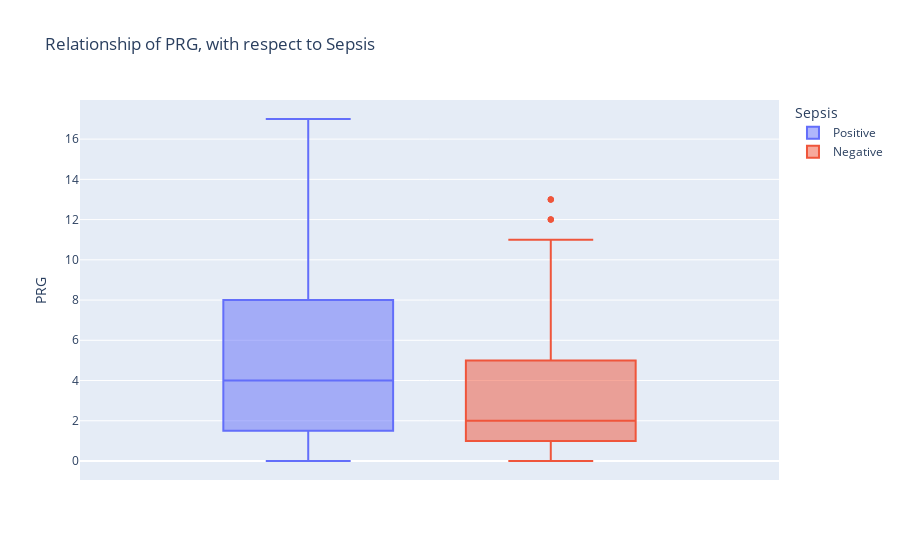
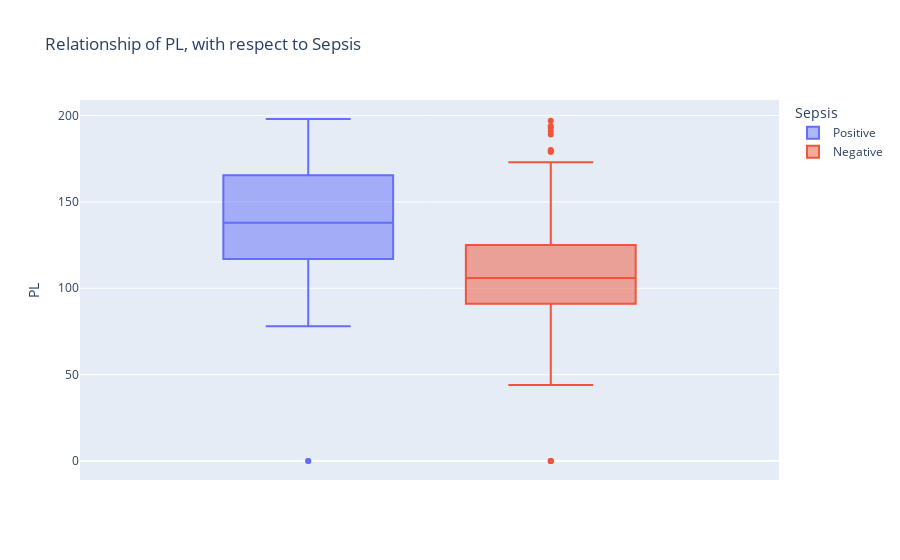
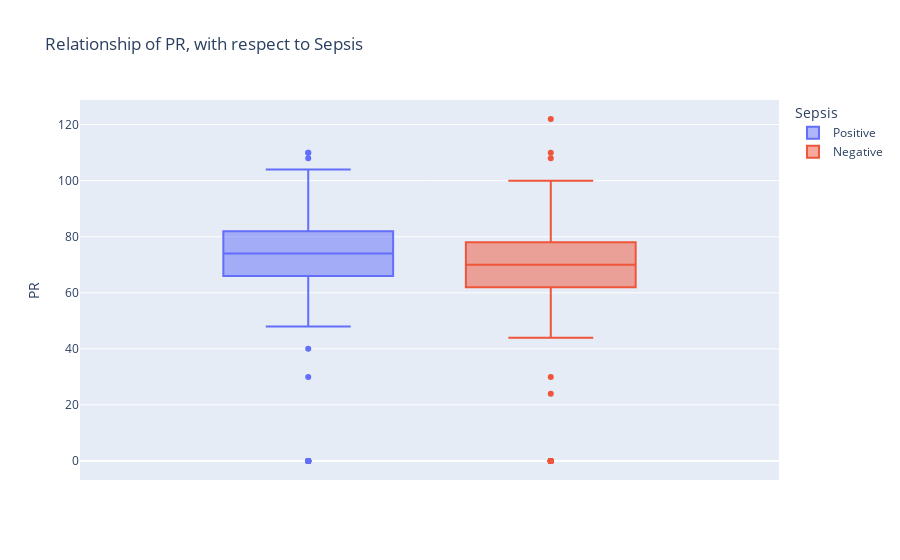
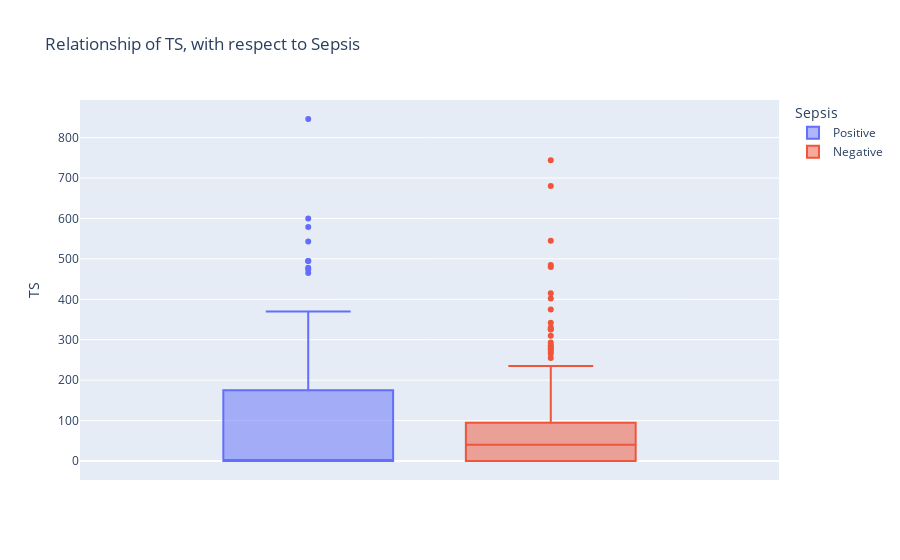

The notebook cell these images were saved under, in order:
### Code cell
##Let's see how blood work varies with Sepsis

for  col in data.drop(['ID',"Insurance", "SK", 'Sepsis'], axis= 1):
    fig= px.box(data_frame=data, color= "Sepsis", y= col, title= f"Relationship of {col}, with respect to Sepsis")
    fig.show()

### Figure 1 — Plotly figure (JSON) as saved in the notebook; plotly's stock layout.template omitted (floating-point values rounded to 4 significant figures; data arrays with more than 128 entries replaced by an {"elided": "..."} marker saying what was removed)
{"data": [{"alignmentgroup": "True", "hovertemplate": "Sepsis=Positive<br>PRG=%{y}<extra></extra>", "legendgroup": "Positive", "marker": {"color": "#636efa"}, "name": "Positive", "notched": false, "offsetgroup": "Positive", "orientation": "v", "showlegend": true, "type": "box", "x0": " ", "xaxis": "x", "y": {"elided": "208 int values"}, "y0": " ", "yaxis": "y"}, {"alignmentgroup": "True", "hovertemplate": "Sepsis=Negative<br>PRG=%{y}<extra></extra>", "legendgroup": "Negative", "marker": {"color": "#EF553B"}, "name": "Negative", "notched": false, "offsetgroup": "Negative", "orientation": "v", "showlegend": true, "type": "box", "x0": " ", "xaxis": "x", "y": {"elided": "391 int values"}, "y0": " ", "yaxis": "y"}], "layout": {"boxmode": "group", "legend": {"title": {"text": "Sepsis"}, "tracegroupgap": 0}, "title": {"text": "Relationship of PRG, with respect to Sepsis"}, "xaxis": {"anchor": "y", "domain": [0, 1]}, "yaxis": {"anchor": "x", "domain": [0, 1], "title": {"text": "PRG"}}}}

### Figure 2 — Plotly figure (JSON) as saved in the notebook; plotly's stock layout.template omitted (floating-point values rounded to 4 significant figures; data arrays with more than 128 entries replaced by an {"elided": "..."} marker saying what was removed)
{"data": [{"alignmentgroup": "True", "hovertemplate": "Sepsis=Positive<br>PL=%{y}<extra></extra>", "legendgroup": "Positive", "marker": {"color": "#636efa"}, "name": "Positive", "notched": false, "offsetgroup": "Positive", "orientation": "v", "showlegend": true, "type": "box", "x0": " ", "xaxis": "x", "y": {"elided": "208 int values"}, "y0": " ", "yaxis": "y"}, {"alignmentgroup": "True", "hovertemplate": "Sepsis=Negative<br>PL=%{y}<extra></extra>", "legendgroup": "Negative", "marker": {"color": "#EF553B"}, "name": "Negative", "notched": false, "offsetgroup": "Negative", "orientation": "v", "showlegend": true, "type": "box", "x0": " ", "xaxis": "x", "y": {"elided": "391 int values"}, "y0": " ", "yaxis": "y"}], "layout": {"boxmode": "group", "legend": {"title": {"text": "Sepsis"}, "tracegroupgap": 0}, "title": {"text": "Relationship of PL, with respect to Sepsis"}, "xaxis": {"anchor": "y", "domain": [0, 1]}, "yaxis": {"anchor": "x", "domain": [0, 1], "title": {"text": "PL"}}}}

### Figure 3 — Plotly figure (JSON) as saved in the notebook; plotly's stock layout.template omitted (floating-point values rounded to 4 significant figures; data arrays with more than 128 entries replaced by an {"elided": "..."} marker saying what was removed)
{"data": [{"alignmentgroup": "True", "hovertemplate": "Sepsis=Positive<br>PR=%{y}<extra></extra>", "legendgroup": "Positive", "marker": {"color": "#636efa"}, "name": "Positive", "notched": false, "offsetgroup": "Positive", "orientation": "v", "showlegend": true, "type": "box", "x0": " ", "xaxis": "x", "y": {"elided": "208 int values"}, "y0": " ", "yaxis": "y"}, {"alignmentgroup": "True", "hovertemplate": "Sepsis=Negative<br>PR=%{y}<extra></extra>", "legendgroup": "Negative", "marker": {"color": "#EF553B"}, "name": "Negative", "notched": false, "offsetgroup": "Negative", "orientation": "v", "showlegend": true, "type": "box", "x0": " ", "xaxis": "x", "y": {"elided": "391 int values"}, "y0": " ", "yaxis": "y"}], "layout": {"boxmode": "group", "legend": {"title": {"text": "Sepsis"}, "tracegroupgap": 0}, "title": {"text": "Relationship of PR, with respect to Sepsis"}, "xaxis": {"anchor": "y", "domain": [0, 1]}, "yaxis": {"anchor": "x", "domain": [0, 1], "title": {"text": "PR"}}}}

### Figure 4 — Plotly figure (JSON) as saved in the notebook; plotly's stock layout.template omitted (floating-point values rounded to 4 significant figures; data arrays with more than 128 entries replaced by an {"elided": "..."} marker saying what was removed)
{"data": [{"alignmentgroup": "True", "hovertemplate": "Sepsis=Positive<br>TS=%{y}<extra></extra>", "legendgroup": "Positive", "marker": {"color": "#636efa"}, "name": "Positive", "notched": false, "offsetgroup": "Positive", "orientation": "v", "showlegend": true, "type": "box", "x0": " ", "xaxis": "x", "y": {"elided": "208 int values"}, "y0": " ", "yaxis": "y"}, {"alignmentgroup": "True", "hovertemplate": "Sepsis=Negative<br>TS=%{y}<extra></extra>", "legendgroup": "Negative", "marker": {"color": "#EF553B"}, "name": "Negative", "notched": false, "offsetgroup": "Negative", "orientation": "v", "showlegend": true, "type": "box", "x0": " ", "xaxis": "x", "y": {"elided": "391 int values"}, "y0": " ", "yaxis": "y"}], "layout": {"boxmode": "group", "legend": {"title": {"text": "Sepsis"}, "tracegroupgap": 0}, "title": {"text": "Relationship of TS, with respect to Sepsis"}, "xaxis": {"anchor": "y", "domain": [0, 1]}, "yaxis": {"anchor": "x", "domain": [0, 1], "title": {"text": "TS"}}}}
